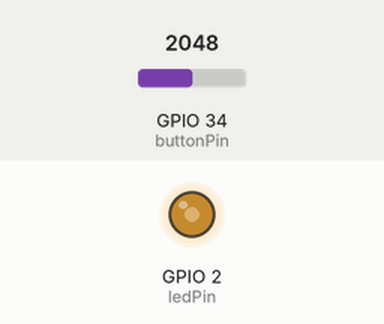
Simulated run of this sketch. Board: ESP32. Parts: output pins drawn as LEDs (lit = HIGH). The inputs (shaded band) are chosen by the test bench; at power-on: GPIO 34 (buttonPin) = 2048.

Above: at 1.2 s.
1.3 s: GPIO 34 (buttonPin) set to 2866
At 2.5 s:
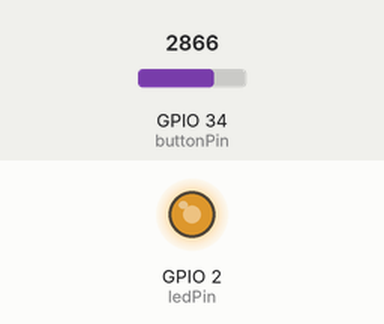
2.8 s: GPIO 34 (buttonPin) set to 3603
At 3.7 s:
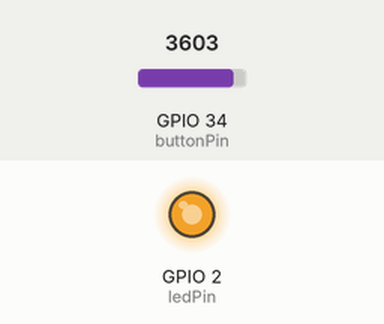
4.3 s: GPIO 34 (buttonPin) set to 491
At 4.9 s:
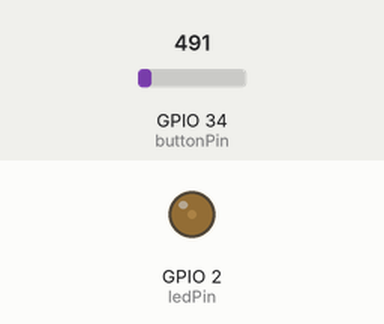
5.8 s: GPIO 34 (buttonPin) set to 0
At 7.2 s:
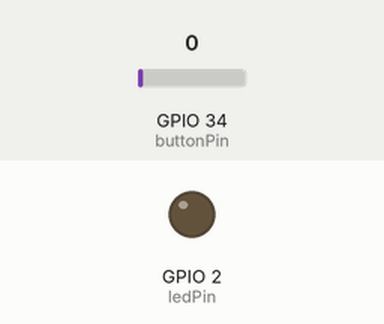
Timing chart, 0 to 8.3 s (numbered marks = the images above; inputs shaded):
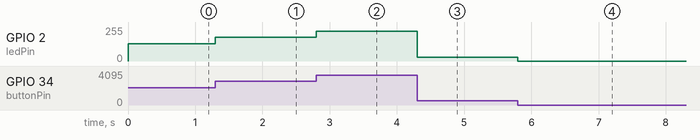

The sketch:

test_S11.ino
```cpp
const int buttonPin = 34;
const int ledPin = 2;

int buttonState = 0;
void setup() {
  pinMode(ledPin, OUTPUT);
  pinMode(buttonPin, INPUT);
}

void loop() {  // تكرار الكود
  //buttonState = digitalRead(buttonPin);

  //  Serial.print(buttonState);
  //  if (buttonState) {
  //   digitalWrite(ledPin, !digitalRead(ledPin));
  //  }

  // digitalWrite(2,HIGH);
 int x = analogRead(buttonPin);
 analogWrite(ledPin, x/16);
}


// const int buttonPin = 2;
// // const int ledPin = 13;

// int buttonState = 0;
// void setup() {
//   pinMode(LED_BUILTIN, OUTPUT);
//   pinMode(buttonPin, INPUT);
// }

// void loop() {  // تكرار الكود
//   buttonState = digitalRead(buttonPin);
//   digitalWrite(LED_BUILTIN, HIGH);
//   delay(1000); // Wait for 1000 millisecond(s)
//   digitalWrite(LED_BUILTIN, LOW);
//   delay(1000); // Wait for 1000 millisecond(s)
//   Serial.print(buttonState);
//   // if (buttonState == HIGH) {
//   //   digitalWrite(LED_BUILTIN, HIGH);
//   // } else {
//   //   digitalWrite(LED_BUILTIN, LOW);
//   // }

//   // digitalWrite(2,HIGH);
// }


// // int button = 0 ;

// // void setup() {  // هتجهز شوية حاجات
// //   pinMode(13, OUTPUT);
// //   pinMode(2, INPUT);
// //   //        pin_nom   state
// // }

// // void loop() {  // تكرار الكود
// //   button = digitalRead(2);

// //   Serial.print(button);
// //   if(button){
// //     digitalWrite(13,!digitalRead(13));
// //   }

// //   // digitalWrite(2,HIGH);
// // }
// // void setup()
// // {
// //   pinMode(LED_BUILTIN, OUTPUT);
// // }

// // void loop()
// // {
// //   digitalWrite(LED_BUILTIN, HIGH);
// //   delay(1000); // Wait for 1000 millisecond(s)
// //   digitalWrite(LED_BUILTIN, LOW);
// //   delay(1000); // Wait for 1000 millisecond(s)
// // }

// // const int buttonPin = 2;
// // const int ledPin = 13;

// // int buttonState = 0;
// // void setup() {
// //   pinMode(ledPin, OUTPUT);
// //   pinMode(buttonPin, INPUT);
// // }

// // void loop() {
// //   // buttonState = digitalRead(buttonPin);
// //   // Serial.print(buttonState);

// //   // if(buttonState){
// //   //   digitalWrite(ledPin,!digitalRead(ledPin));

// //   // }
// //   digitalWrite(ledpin , HIGH);
// //   delay(1000);
// //   digitalWrite(ledpin , LOW);
// //   delay(1000);
// // }


// // // int button = 0 ;

// // // void setup() {  // هتجهز شوية حاجات
// // //   pinMode(13, OUTPUT);
// // //   pinMode(2, INPUT);
// // //   //        pin_nom   state
// // // }

// // // void loop() {  // تكرار الكود
// // //   button = digitalRead(2);

// // //   Serial.print(button);
// // //   if(button){
// // //     digitalWrite(13,!digitalRead(13));
// // //   }

// // //   // digitalWrite(2,HIGH);
// // // }
```

Measured:
- after the input at 1.3 s, GPIO 2 (ledPin): 128/255 → 179/255 at once
- after the input at 2.8 s, GPIO 2 (ledPin): 179/255 → 225/255 at once
- after the input at 4.3 s, GPIO 2 (ledPin): 225/255 → 30/255 at once
- after the input at 5.8 s, GPIO 2 (ledPin): 30/255 → 0/255 at once
